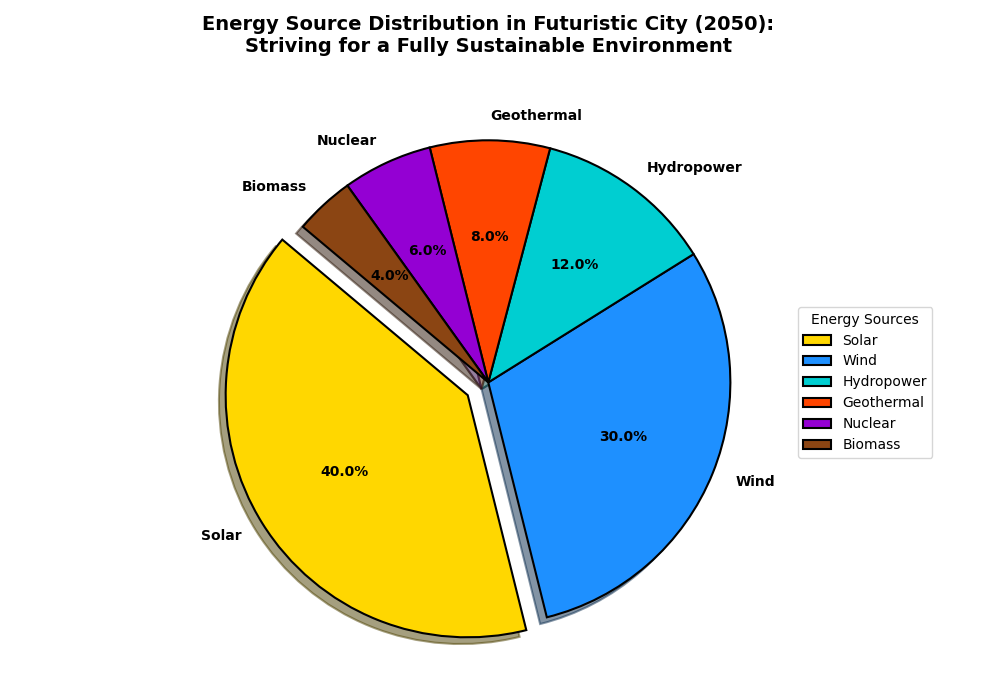

Write the Python code that produced this figure.
import matplotlib.pyplot as plt
import numpy as np

# Topic: Distribution of Energy Sources in a Futuristic City (2050)
# Story: Presenting different energy sources used by the city to achieve a fully sustainable environment.

# Data for the pie chart
energy_sources = ['Solar', 'Wind', 'Hydropower', 'Geothermal', 'Nuclear', 'Biomass']
energy_percentages = [40, 30, 12, 8, 6, 4]

# Colors representing each energy source
colors = ['#FFD700', '#1E90FF', '#00CED1', '#FF4500', '#9400D3', '#8B4513']

# Plotting the pie chart
fig, ax = plt.subplots(figsize=(10, 7), subplot_kw=dict(aspect='equal'))

# Creating the pie chart with a slight explosion for the 'Solar' slice to highlight it
explode = (0.1, 0, 0, 0, 0, 0)
wedges, texts, autotexts = ax.pie(
    energy_percentages,
    explode=explode,
    labels=energy_sources,
    autopct='%1.1f%%',
    startangle=140,
    colors=colors,
    wedgeprops=dict(edgecolor='black', linewidth=1.5),
    shadow=True
)

# Title with a narrative backstory
plt.title(
    "Energy Source Distribution in Futuristic City (2050):\n"
    "Striving for a Fully Sustainable Environment",
    fontsize=14, fontweight='bold', pad=20
)

# Customizing the appearance of the texts
plt.setp(autotexts, size=10, weight='bold', color='black')
plt.setp(texts, size=10, weight='bold')

# Adding a legend to the side
ax.legend(
    wedges, energy_sources,
    title="Energy Sources",
    loc="center left",
    bbox_to_anchor=(1, 0, 0.5, 1),
    fontsize=10
)

# Adjusting layout to prevent overlap
plt.tight_layout()

# Displaying the chart
plt.show()
